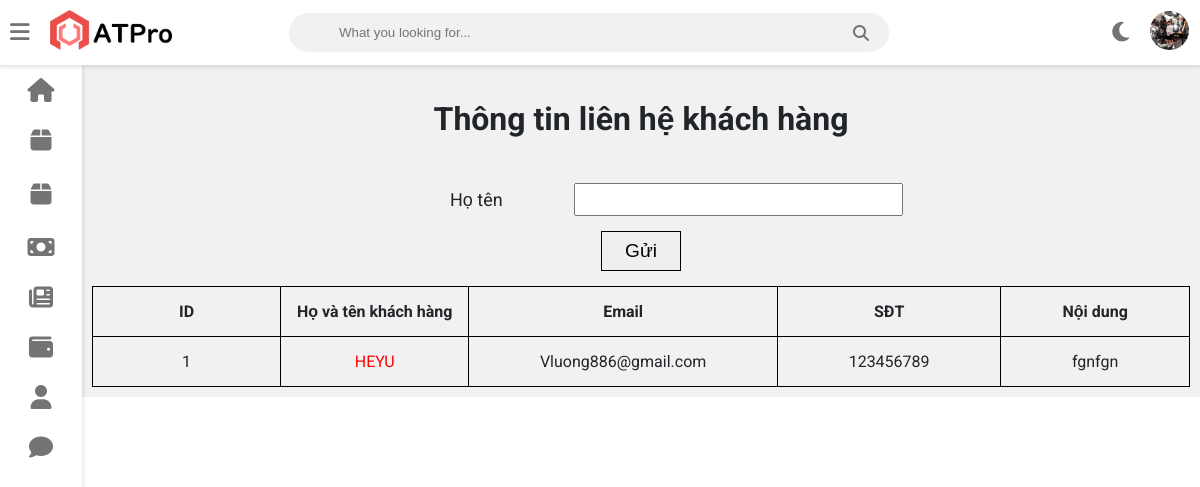
Screenshot of /admin/admin_lienhe.php (signed in) with the database file from the repository.
### tables this page shows
CREATE TABLE `nhanvien` (
  `ID` int(11) NOT NULL,
  `hoten` varchar(233) NOT NULL,
  `sdt` int(15) NOT NULL,
  `diachi` varchar(233) NOT NULL,
  `email` varchar(233) NOT NULL,
  `anh` varchar(500) NOT NULL,
  `date` date NOT NULL,
  `sex` tinyint(1) NOT NULL,
  `chucvu` varchar(500) NOT NULL
);

CREATE TABLE `lienhe` (
  `ID` int(11) NOT NULL,
  `hoten` varchar(233) NOT NULL,
  `email` varchar(233) NOT NULL,
  `sdt` int(15) NOT NULL,
  `noidung` varchar(233) NOT NULL
);

### admin/admin_lienhe.php (the view)
<?php include"./admin_header.php";?>
	<link rel="stylesheet" href="./CSS/admin_sanpham.css">
    <div class="wrapper">
        <div class="mainRight_header">
		<h1 class="mainRight_tittle" style="width: 100%;">Thông tin liên hệ khách hàng</h1>
		</div>
        <form class="mainRight_search" method="GET">
            <div class="mainRight_search_item">
            <p class="mainRight_search_text-short">Họ tên</p>
            <input type="text" name="hoten">
            </div>
            <button class="mainRIght_search_btn" type="submit" name="search_hoten">Gửi</button>
        </form>
        <div class="mainRight_table">
            <table>
                <tr>
                    <th>ID</th>
                    <th>Họ và tên khách hàng</th>
                    <th>Email</th>
                    <th>SĐT</th>
                    <th>Nội dung</th>
                </tr>
			<?php
            if(isset($_GET["search_hoten"]))
            {
                $hoten=$_GET["hoten"];
                if($hoten!="")
                {
                    $sql="select * from lienhe where hoten='$hoten'";
                }
                else{
                    $sql="select * from lienhe";
                    echo '<script> alert("Mời nhập thông tin họ tên"); </script>';
                }
            }
            else{
                $sql="select * from lienhe";
            }
			$query=mysqli_query($conn, $sql);
			while($row=mysqli_fetch_assoc($query))
			{
			?>
                <tr>
                    <td><?php echo $row["ID"]?></td>
                    <td class="color-red text-uppercase"><?php echo $row["hoten"]?></td>
                    <td><?php echo $row["email"]?></td>
                    <td><?php echo $row["sdt"]?></td>
                    <td><?php echo $row["noidung"]?></td>
                </tr>
			<?php }?>
            </table>
        </div>
    </div>
	<?php include"./admin_footer.php";?>

### admin/admin_header.php (shortened to what this page needs)
<?php
include "./connect/connect.php";
?>
<!DOCTYPE html>
<html>
<head>
	<link rel="stylesheet" href="https://cdnjs.cloudflare.com/ajax/libs/font-awesome/5.15.4/css/all.min.css">
	<link rel="stylesheet" type="text/css" href="https://cdnjs.cloudflare.com/ajax/libs/Chart.js/2.9.3/Chart.min.css">
	<link rel="stylesheet" type="text/css" href="https://cdnjs.cloudflare.com/ajax/libs/font-awesome/6.1.1/css/all.min.css">
	<link rel="stylesheet" type="text/css" href="style.css">
</head>
<body class="overlay-scrollbar">
	<div class="navbar">
		<ul class="navbar-nav">
			<li class="nav-item">
				<a class="nav-link">
					<i class="fas fa-bars" onclick="collapseSidebar()"></i>
				</a>
			</li>
			<li class="nav-item">
				<img src="assets/AT-pro-black.png" alt="ATPro logo" class="logo logo-light">
			</li>
		</ul>
		<form class="navbar-search">
			<input type="text" name="Search" class="navbar-search-input" placeholder="What you looking for...">
			<i class="fas fa-search"></i>
		</form>
		<ul class="navbar-nav nav-right">
			<li class="nav-item mode">
				<a class="nav-link" href="#" onclick="switchTheme()">
					<i class="fas fa-moon dark-icon"></i>
				</a>
			</li>
			<li class="nav-item avt-wrapper">
				<div class="avt dropdown">
				<?php
				if(isset($_SESSION["login_nhanvien"]))
				{
					$hoten_nhanvien=$_SESSION["login_nhanvien"];
					$sql_login="SELECT * FROM `nhanvien` WHERE hoten= '$hoten_nhanvien'";
					$query_nhanvien=mysqli_query($conn, $sql_login);
					$row_nhanvien=mysqli_fetch_assoc($query_nhanvien);
				}
				?>
					<img src="./avatar/<?php echo $row_nhanvien["anh"];?>" alt="User image" class="dropdown-toggle" data-toggle="user-menu">
				</div>
			</li>
		</ul>
	</div>
	<div class="sidebar">
		<ul class="sidebar-nav">
			<li class="sidebar-nav-item">
				<a href="./admin_home.php" class="sidebar-nav-link">
					<div>
						<i class="fa-solid fa-house"></i>
					</div>
				</a>
			</li>
			<li class="sidebar-nav-item">
				<a href="./admin_sanpham.php" class="sidebar-nav-link">
					<div>
						<i class="fa-solid fa-box"></i>
					</div>
				</a>
			</li>
			<li class="sidebar-nav-item">
				<a href="./admin_hang.php" class="sidebar-nav-link">
					<div>
						<i class="fa-solid fa-box"></i>
					</div>
				</a>
			</li>
			<li  class="sidebar-nav-item">
				<a href="./admin_donhang.php" class="sidebar-nav-link">
					<div>
						<i class="fa-solid fa-money-bill"></i>
					</div>
				</a>
			</li>
			<li  class="sidebar-nav-item">
				<a href="./admin_tintuc.php" class="sidebar-nav-link">
					<div>
					<i class="fa-solid fa-newspaper"></i>
					</div>
				</a>
			</li>
			<li  class="sidebar-nav-item">
				<a href="./admin_doanhthu.php" class="sidebar-nav-link">
					<div>
						<i class="fa-solid fa-wallet"></i>
					</div>
				</a>
			</li>
			<li  class="sidebar-nav-item">
				<a href="./admin_nhanvien.php" class="sidebar-nav-link">
					<div>
						<i class="fa-solid fa-user"></i>
					</div>
				</a>
			</li>
			<li  class="sidebar-nav-item">
				<a href="./admin_lienhe.php" class="sidebar-nav-link">
					<div>
						<i class="fa-solid fa-comment"></i>
					</div>
				</a>
			</li>
		</ul>
	</div>

### admin/style.css (style rules this page uses)
:root { --primary-color: #4834d4; --success-color: #6ab04c; --warning-color: #f0932b; --danger-color: #eb4d4b; --light-color: #212529; --light-second-color: #727475; --light-background: #ffffff; --light-second-background: #f1f1f1; --dark-color: #909090; --dark-second-color: #f5f6fa; --dark-background: #23242D; --dark-second-background: #181818; }
.light { --main-bg-color: var(--light-background); --second-bg-color: var(--light-second-background); --main-color: var(--light-color); --second-color: var(--light-second-color); }
* { box-sizing: border-box; }
body { font-family: 'Roboto', sans-serif; background: var(--main-bg-color); color: var(--main-color); margin: 0; }
.navbar { display: flex; flex-direction: row; background: var(--main-bg-color); color: var(--main-color); position: fixed; top: 0; right: 0; left: 0; z-index: 101; box-shadow: rgba(0,0,0,0.12) 0px 1px 4px 1px; }
.navbar-nav { list-style: none; display: flex; flex-direction: row; padding-left: 0; margin-bottom: 0; margin-top: 0; }
.nav-link { float: left; text-align: center; padding: 21px 10px; text-decoration: none; font-size: 17px; color: var(--second-color); position: relative; }
.navbar-nav i { font-size: 1.4rem; }
.nav-right { margin-left: auto; }
.navbar-search { position: relative; margin: auto; width: 50%; }
.navbar-search input { background: var(--second-bg-color); border: none; padding: 12px 50px 12px 50px; width: 100%; outline: none; color: var(--main-color); border-radius: 20px; }
.navbar-search i { position: absolute; top: 50%; right: 20px; transform: translateY(-50%); color: var(--second-color); cursor: pointer; }
.logo { height: 60px; padding: 10px; }
.avt img { width: 39px; height: 39px; border-radius: 50%; }
.avt { padding: 11px }
.dropdown { position: relative; }
.wrapper { padding: 10px; margin-left: 82px; padding-top: 75px; background: var(--second-bg-color); transition: margin-left .5s; }
.sidebar { width: 82px; height: 100vh; position: fixed; margin-top: 65px; background: var(--main-bg-color); box-shadow: rgba(0,0,0,0.12) 0px 1px 4px 1px; overflow: hidden; z-index: 100; transition: width .5s; }
.sidebar-nav { list-style: none; padding: 0; margin: 0; display: flex; flex-direction: column; align-items: center; height: 100vh; }
.sidebar-nav-item { width: 100%; }
.sidebar-nav-link { display: flex; align-items: center; color: var(--main-color); text-decoration: none; }
.sidebar-nav-link i { font-size: 1.5rem; color: var(--second-color); position: absolute; left: 50%; top: 50%; transform: translate(-50%, -50%); }
.sidebar-nav-link div { min-width: 82px; height: 50px; position: relative; }
table { border-collapse: collapse; width: 100%; }
table td { border-top: 1px solid var(--second-bg-color); padding: 15px; }
table th { border-top: 1px solid var(--second-bg-color); border-bottom: 1px solid var(--second-bg-color); padding: 15px 12px; text-align: left; }

### admin/CSS/admin_sanpham.css (style rules this page uses)
* { padding: 0; margin: 0; }
th { width: 7%; text-align: center !important; margin-bottom: 10px; border: 1px solid black !important; }
td { width: 7%; border: 1px solid black !important; text-align: center; }
.mainRight_tittle { text-align: center; margin-bottom: 20px; margin-top: 15px; }
.mainRight_header { width: 100%; display: flex; justify-content: space-between; align-items: center; padding: 10px 12px; }
.mainRight_search { width: 100%; }
.mainRight_search_item { width: 100%; display: flex; justify-content: center; align-items: center; margin: 12px auto; }
.mainRight_search_item p { text-align: center; font-size: 18px; margin: 0px 15px; width: 15%; }
.mainRight_search_item input { width: 30%; padding: 4px 0px; outline: none; }
.mainRight_search { width: 100%; display: flex; justify-content: center; align-items: center; flex-direction: column; margin: 0px 0px 15px 0px; }
.mainRight_search_item { width: 100%; display: flex; justify-content: center; align-items: center; margin: 15px 0px; }
.mainRight_search_text-short { font-size: 1.2rem; margin-right: 7px; }
.mainRight_search input { width: 30%; padding: 7px 2px; }
.mainRIght_search_btn { width: 80px; height: 40px; border: 1px solid black; font-size: 1.2rem; }
.color-red { color: red; }
.text-uppercase { text-transform: uppercase; }

### rows the page displays
nhanvien: anh (picture)
lienhe: ID "1", hoten "HEYU", email "Vluong886@gmail.com", sdt "123456789", noidung "fgnfgn"
